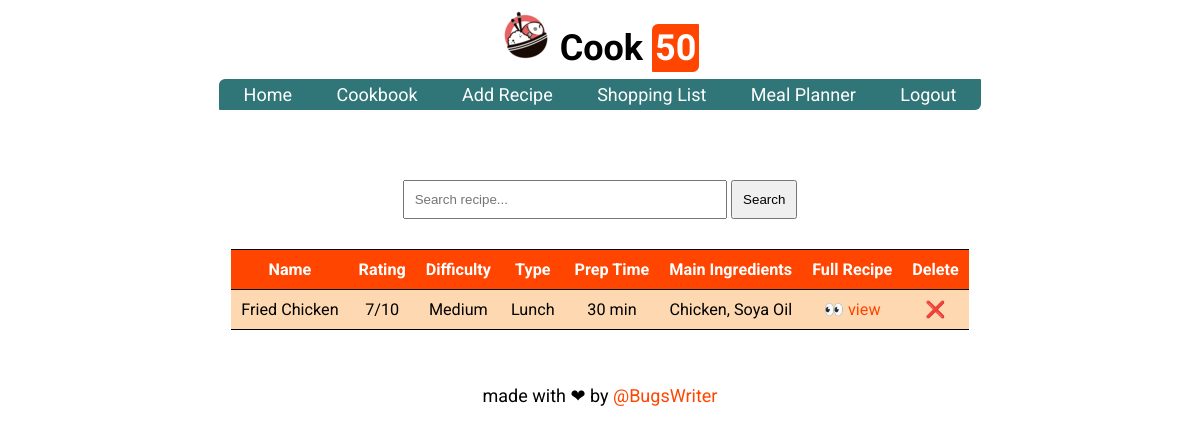
Before: /recipes (signed in) with the older database file.
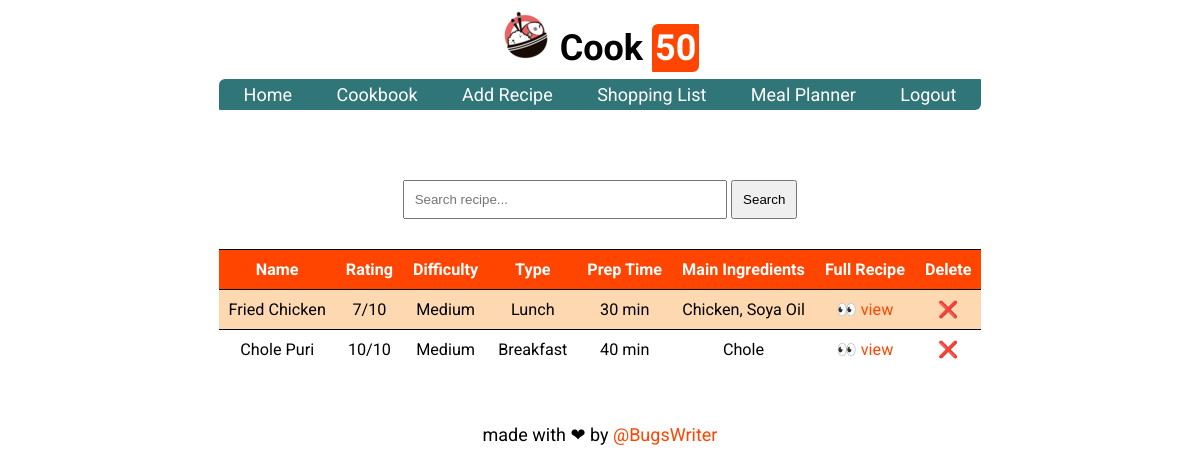
After: the same page with the newer database file.
### tables this page shows
CREATE TABLE recipe(
    name TEXT NOT NULL,
    rating INT NOT NULL,
    difficulty TEXT NOT NULL,
    type TEXT NOT NULL,
    prep_time INT NOT NULL,
    main_ingredients TEXT NOT NULL,
    recipe_link TEXT NOT NULL,
    user_id INT NOT NULL,
    FOREIGN KEY(user_id) REFERENCES user(rowid)
);

### cookpkg/routes.py (the view)
@app.route("/recipes", methods=["GET"])
def recipes():
    if not request.cookies.get("user_id"):
        return redirect(url_for('login'))
    uid = request.cookies.get("user_id")
    data = crud_get_recipes(uid)
    return render_template("recipe_list.html", data=data)

### cookpkg/crud.py (called while the page is built)
def crud_get_recipes(uid):
    conn = sqlite3.connect(DB_NAME)
    c = conn.cursor()
    data = []
    sql = "SELECT rowid, * FROM recipe WHERE user_id='{}'".format(uid)
    for row in c.execute(sql):
        data.append(list(row))
    conn.close()
    return data

### cookpkg/templates/recipe_list.html (shortened to what this page needs)
{% extends "layout.html" %}
{% block content %}
<div class="search-box">
  <form class="slform" action="/search" method="GET" id="must-field">
    <input type="text" placeholder="Search recipe..." name="query">
    <input type="submit" value="Search">
  </form>
</div>
<div class="result-box">
  <table>
    <tr>
      <th>Name</th>
      <th>Rating</th>
      <th>Difficulty</th>
      <th>Type</th>
      <th>Prep Time</th>
      <th>Main Ingredients</th>
      <th>Full Recipe</th>
      <th>Delete</th>
    </tr>
    {% for recipe in data %}
    <tr>
      <td>{{ recipe[1] }}</td>
      <td>{{ recipe[2] }}/10</td>
      <td>{{ recipe[3] }}</td>
      <td>{{ recipe[4] }}</td>
      <td>{{ recipe[5] }} min</td>
      <td>{{ recipe[6] }}</td>
      <td><a href="https://{{ recipe[7] }}">👀 view</a></td>
      <td><a href="/delete_recipe?id={{ recipe[0] }}">❌</a></td>
    </tr>
    {% endfor %}
  </table>
</div>
{% endblock content %}

Changed rows visible on the page:
added recipe: name "Chole Puri", rating "10", difficulty "Medium", type "Breakfast", prep_time "40", main_ingredients "Chole"
